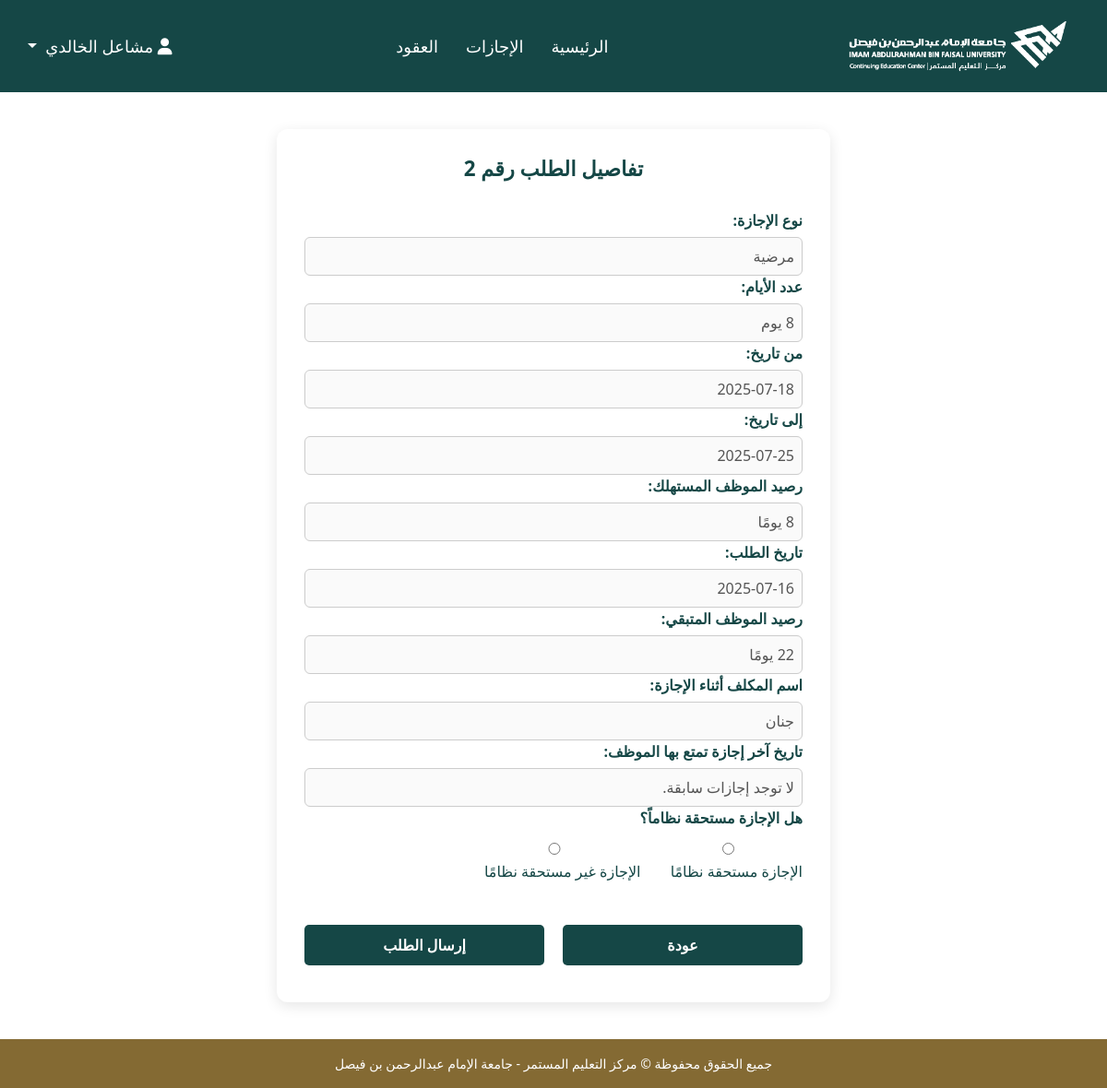
Screenshot of /finance-form.php?vac_id=2 (signed in) with the database file from the repository.
### tables this page shows
CREATE TABLE `vacation` (
  `vac_id` int(9) NOT NULL,
  `emp_id` int(9) NOT NULL,
  `type` varchar(20) NOT NULL,
  `days` int(11) NOT NULL,
  `start_date` date NOT NULL,
  `end_date` date NOT NULL,
  `application_date` date NOT NULL,
  `assigned_emp` varchar(30) NOT NULL,
  `fin_approval` char(10) NOT NULL,
  `man_approval` varchar(10) NOT NULL
);

CREATE TABLE `employee` (
  `emp_id` int(9) NOT NULL,
  `name` varchar(30) NOT NULL,
  `password` varchar(30) NOT NULL,
  `role` varchar(25) NOT NULL,
  `signature` longblob NOT NULL,
  `last_vac` date NOT NULL,
  `used_days` int(2) NOT NULL DEFAULT 0,
  `remaining_days` int(2) NOT NULL DEFAULT 30,
  `email` varchar(50) NOT NULL,
  `address` text NOT NULL,
  `phone` varchar(25) NOT NULL,
  `setup_token` char(64) NOT NULL DEFAULT '',
  `setup_expiry` timestamp NULL DEFAULT NULL
);

### finance-form.php (the view, shortened to what this page needs)
<?php
require_once("db_connect.php");
$vac_id = $_GET['vac_id'] ?? null;
$stmt = $conn->prepare("SELECT v.*, e.used_days, e.remaining_days, v.emp_id FROM vacation v JOIN employee e ON v.emp_id = e.emp_id WHERE v.vac_id = ?");
$stmt->bind_param("i", $vac_id);
$stmt->execute();
$result = $stmt->get_result();
$vac = $result->fetch_assoc();
$emp_id = $vac['emp_id'];
$stmt = $conn->prepare("
    SELECT start_date, end_date, days
    FROM vacation
    WHERE emp_id = ? AND man_approval = 'مقبول' AND vac_id != ?
    ORDER BY end_date DESC
    LIMIT 1
");
$stmt->bind_param("ii", $emp_id, $vac_id);
$stmt->execute();
$last_result = $stmt->get_result();
$last_vac = $last_result->fetch_assoc();
?>
<!DOCTYPE html>
<html lang="ar" dir="rtl">
<head>
  <link rel="stylesheet" href="style.css" />
</head>
<body>
<?php include 'header.php'; ?>
<main class="request-page">
  <h2 class="form-title">تفاصيل الطلب رقم <?= htmlspecialchars($vac['vac_id']) ?></h2>
  <form method="post" class="leave-form">
    <div class="form-group">
      <label>نوع الإجازة:</label>
      <input type="text" value="<?= htmlspecialchars($vac['type']) ?>" disabled>
    </div>
    <div class="form-group">
      <label>عدد الأيام:</label>
      <input type="text" value="<?= htmlspecialchars($vac['days']) ?> يوم" disabled>
    </div>
    <div class="form-group">
      <label>من تاريخ:</label>
      <input type="text" value="<?= htmlspecialchars($vac['start_date']) ?>" disabled>
    </div>
    <div class="form-group">
      <label>إلى تاريخ:</label>
      <input type="text" value="<?= htmlspecialchars($vac['end_date']) ?>" disabled>
      <label>رصيد الموظف المستهلك:</label>
      <input type="text" value="<?= htmlspecialchars($vac['used_days']) ?> يومًا" disabled>
    </div>
    <div class="form-group">
      <label>تاريخ الطلب:</label>
      <input type="text" value="<?= htmlspecialchars($vac['application_date']) ?>" disabled>
      <label>رصيد الموظف المتبقي:</label>
      <input type="text" value="<?= htmlspecialchars($vac['remaining_days']) ?> يومًا" disabled>
    </div>
    <div class="form-group">
      <label>اسم المكلف أثناء الإجازة:</label>
      <input type="text" value="<?= htmlspecialchars($vac['assigned_emp']) ?>" disabled>
      <label>تاريخ آخر إجازة تمتع بها الموظف:</label>
      <input type="text" value="<?php
        if ($last_vac) {
          echo "بتاريخ {$last_vac['start_date']} إلى {$last_vac['end_date']} ومدتها {$last_vac['days']} يومًا";
        } else {
          echo "لا توجد إجازات سابقة.";
        }
      ?>" disabled>
    </div>
    <div class="form-group">
      <label>هل الإجازة مستحقة نظاماً؟</label>
      <div class="radio-group">
        <label><input type="radio" name="approval" value="مقبول"> الإجازة مستحقة نظامًا</label>
        <label><input type="radio" name="approval" value="مرفوض"> الإجازة غير مستحقة نظامًا</label>
      </div>
    </div>
    <div class="form-buttons">
      <button type="button" class="buttons" onclick="location.href='empVacDet1.php?vac_id=<?= $vac['vac_id'] ?>'">عودة</button>
      <button type="submit" class="buttons">إرسال الطلب</button>
    </div>
  </form>
</main>
<?php include 'footer.php'; ?>
</body>
</html>

### style.css (style rules this page uses)
body { background-color: #f0f2f5; font-family: 'Tajawal', sans-serif; line-height: 1.6; }
\\to make fixed footer html, body { height: 100%; margin: 0; display: flex; flex-direction: column; }
a.buttons, button.buttons, .buttons { width: 50%; padding: 10px 20px; background-color: #154746; color: white; border: none; cursor: pointer; font-weight: bold; transition: background-color 0.3s ease; border-radius: 5px; margin-top: 20px; text-decoration: none !important; text-align: center; margin-bottom: 10px; }
.form-buttons { display: flex; justify-content: center; gap: 20px; margin-top: 20px; }
.detail-box, .form-box, .request-page { background-color: white; padding: 30px; margin: 40px auto; border-radius: 12px; box-shadow: 0 4px 15px rgba(0, 0, 0, 0.1); max-width: 600px; width: 100%; }
.form-title { text-align: center; margin-bottom: 30px; font-weight: bold; font-size: 1.4rem; color: #154746; }
.form-label, .form-group label { font-weight: 600; color: #154746; display: block; margin-bottom: 6px; }
.form-control, .form-group input { width: 100%; padding: 8px; font-size: 16px; border: 1px solid #ccc; border-radius: 6px; box-sizing: border-box; }
.radio-group { display: flex; gap: 15px; margin-top: 10px; }
.radio-group label { font-weight: normal; }

### rows the page displays
vacation: vac_id "2", type "مرضية", days "8 يوم", start_date "2025-07-18", end_date "2025-07-25", emp.used_days "8 يومًا", application_date "2025-07-16", emp.remaining_days "22 يومًا", assigned_emp "جنان"

### other values shown
$_SESSION['name'] "مشاعل الخالدي"
